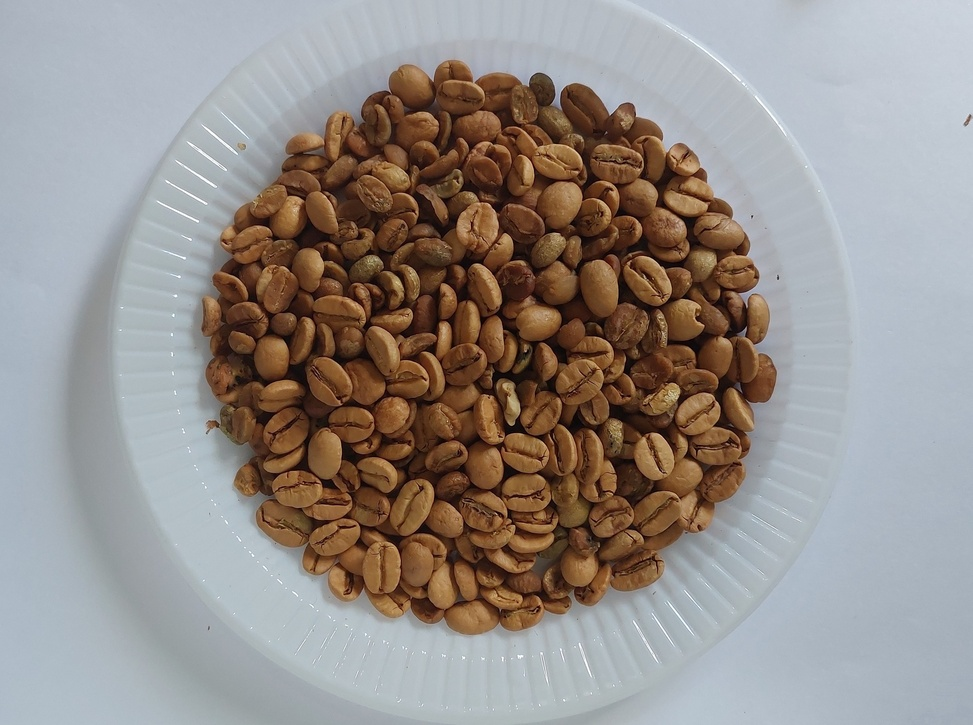
#> input picture Segmentações/cafe75.jpg, 973 x 725 px, shrunk from 2944 x 2194 before the run
$ jupyter execute --allow-errors 'Segmentações.ipynb'
#> lines starting #> are read from the running program, lines starting #| are printed output that depends on the picture; after the words box and inside, x2 and y2 are one past the last pixel; in counts of white or black regions, pixels touching at a corner belong together
Carregando imagem e transformando em cinza

[cell 1]
import cv2
import numpy as np
from PIL import Image

# Carregue a imagema partir do disco
img = cv2.imread("cafe75.jpg")
#> img is the input picture: shape (725, 973, 3); mean B, G, R 138.2, 142.3, 149.3
# Converte a imagem para tons de cinza
img_gray = cv2.cvtColor(img, cv2.COLOR_BGR2GRAY)

#imgdisplay = cv2.cvtColor(img, cv2.COLOR_BGR2RGB)
#display(Image.fromarray(imgdisplay))

LIMIARIZAÇÃO

[cell 2]
img_gray = cv2.cvtColor(img, cv2.COLOR_BGR2GRAY)
   # Aplique a limiarização com o limiar de 64
ret, img_threshold = cv2.threshold(img_gray, 130, 255, cv2.THRESH_BINARY)
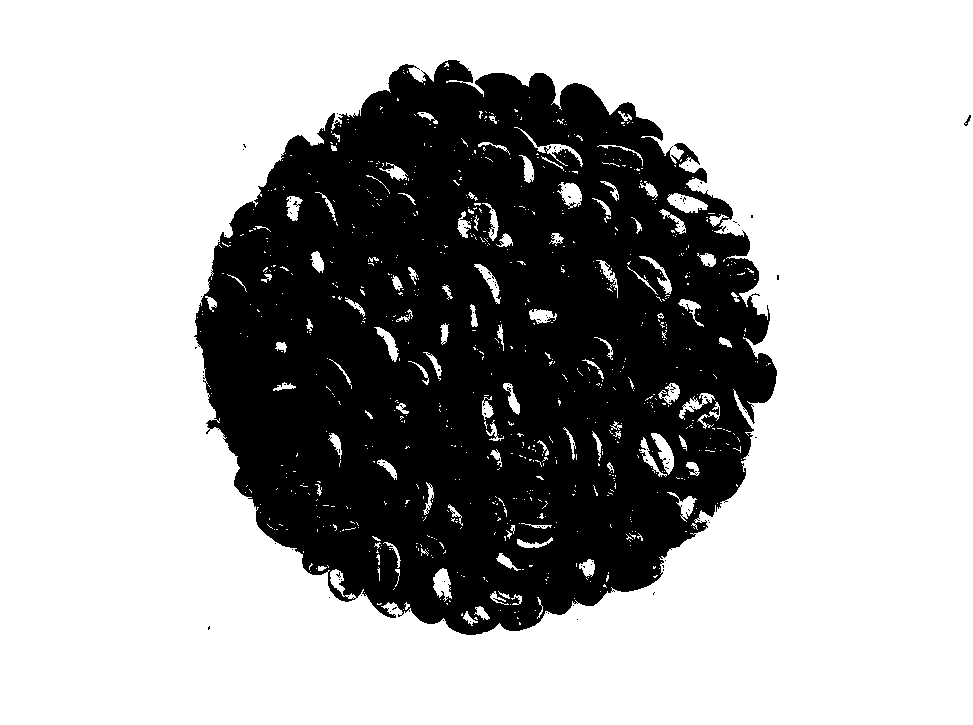
#> img_threshold: shape (725, 973); 67.3% white; 122 black regions (120 under 20 px), largest, box (x1, y1, x2, y2) and area: (194, 60, 777, 635) 230285, (964, 115, 971, 126) 29

    #Testes para tirar fundo da segmentação
inverted_mask = cv2.bitwise_not(img_threshold)

    #cv2.imshow("Result", inverted_mask)
    # Aplicar máscara invertida à imagem original
result = cv2.bitwise_and(img, img, mask=inverted_mask)

    #   Adicionar um quarto canal (canal alpha) à imagem resultante
result_with_alpha = cv2.cvtColor(result, cv2.COLOR_BGR2BGRA)

    # Definir a transparência para os pixels de fundo (onde a máscara binária é igual a 0)
result_with_alpha[:, :, 3] = inverted_mask

    # Salvar a imagem resultante com canal alpha em um arquivo PNG
cv2.imwrite('imagem_com_alphaaa.png', result_with_alpha)

    # Mostrar a imagem resultante com canal alpha
cv2.imshow('Result', result_with_alpha)
cv2.waitKey(0)
cv2.destroyAllWindows()

DETECÇÃO DE BORDAS

[cell 3]
# Converte a imagem para escala de cinza
gray = cv2.cvtColor(img, cv2.COLOR_BGR2GRAY)

# Aplique o algoritmo Canny para detectar bordas
edges = cv2.Canny(gray, 50, 150)
#> edges: shape (725, 973); 8.1% white in thin lines or dots, all inside (x1, y1, x2, y2) = (119, 22, 973, 711)

# Mostre a imagem original e a imagem com bordas detectadas
cv2.imshow("Bordas", edges)
cv2.imwrite("Bordas.jpg", edges)
cv2.waitKey(0)
cv2.destroyAllWindows()

MÉTODO PIRAMIDAL

[cell 4]
# Aplique a transformada piramidal
levels = 4
pyramids = [img_gray]
for i in range(levels):
    pyramids.append(cv2.pyrDown(pyramids[i]))
#> after the loop, pyramids = 5 items

# Aplique o algoritmo de segmentação desejado (por exemplo, o's binarization)
ret, thresh = cv2.threshold(pyramids[levels-1], 0, 255, cv2.THRESH_BINARY_INV+cv2.THRESH_OTSU)
#> thresh: shape (91, 122); 34.4% white; 1 white region, box (x1, y1, x2, y2) and area: (25, 8, 98, 79) 3818
#> ret = 127


# Expandir a segmentação para a imagem original
for i in range(levels-1, 0, -1):
    thresh = cv2.pyrUp(thresh)
    thresh = cv2.resize(thresh, (pyramids[i].shape[1], pyramids[i].shape[0]))
#> thresh: shape (363, 487)
    #thresh = cv2.bitwise_and(pyramids[i], thresh)

if thresh.shape != img.shape:
    thresh = cv2.resize(thresh, (img.shape[1], img.shape[0]))
#> thresh: shape (725, 973)

if img.dtype != thresh.dtype:
    img2 = cv2.convertTo(thresh, img.dtype)


thresh = cv2.bitwise_and(img, img, mask=thresh)
#> thresh: shape (725, 973, 3)

# Exibir a imagem segmentada
cv2.imwrite("Piramidal-25-l4.jpg", thresh)
cv2.imshow("Segmentacao", thresh)
cv2.waitKey(0)
#> Out = 27

SEGMENTAÇÃO NO ESPECTRO HSV

[cell 5]
# Converte a imagem para o espectro HSV
img_hsv = cv2.cvtColor(img, cv2.COLOR_BGR2HSV)
#> img_hsv: shape (725, 973, 3); mean H, S, V 71.4, 69.9, 159.8
# Defina os limites de tonalidade de cor (Hue) que deseja segmentar
lower = np.array([10, 30, 30])
upper = np.array([20, 255, 255])
# Crie uma máscara utilizando os limites de tonalidade de cor
mask = cv2.inRange(img_hsv, lower, upper)
#> mask: shape (725, 973); 27.4% white; 162 white regions (147 under 20 px), largest, box (x1, y1, x2, y2) and area: (199, 59, 777, 636) 190427, (467, 263, 503, 316) 1162, (723, 291, 743, 320) 276
# Aplique a máscara na imagem original
img_segmentada = cv2.bitwise_and(img, img, mask=mask)
# Exiba o resultado da segmentação
cv2.imshow("Segmentacao", img_segmentada)
cv2.imwrite("Método HSV graos75.png", img_segmentada)
cv2.waitKey(0)
#> Out = 27

[cell 6]
# Converte a imagem para o espectro HSV
img_hsv = cv2.cvtColor(img, cv2.COLOR_BGR2HSV)
# Defina os limites de tonalidade de cor (Hue) que deseja segmentar
lower = np.array([0, 0, 10])
upper = np.array([255, 255, 60])
# Crie uma máscara utilizando os limites de tonalidade de cor
mask = cv2.inRange(img_hsv, lower, upper)
#> mask: shape (725, 973); 6.2% white; 772 white regions (651 under 20 px), largest, box (x1, y1, x2, y2) and area: (216, 213, 440, 494) 8516, (401, 249, 606, 445) 4724, (556, 230, 749, 339) 2770
# Aplique a máscara na imagem original
img_segmentada = cv2.bitwise_and(img, img, mask=mask)
# Exiba o resultado da segmentação
cv2.imshow("Segmentacao", img_segmentada)
cv2.imwrite("Método HSV graos.png", img_segmentada)
cv2.waitKey(0)
#> Out = 27

HSV COM A COR DO FUNDO

[cell 7]
# Converte a imagem para o espectro HSV
img_hsv = cv2.cvtColor(img, cv2.COLOR_BGR2HSV)
# Defina os limites de tonalidade de cor (Hue) que deseja segmentar
lower = np.array([0, 0, 100])
upper = np.array([180, 80, 255])
# Crie uma máscara utilizando os limites de tonalidade de cor
mask = cv2.inRange(img_hsv, lower, upper)
#> mask: shape (725, 973); 65.5% white; 12 black regions (11 under 20 px), largest, box (x1, y1, x2, y2) and area: (202, 61, 776, 635) 243554
mask = cv2.bitwise_not(mask)
# Aplique a máscara na imagem original

img_segmentada = cv2.bitwise_and(img, img, mask=mask)
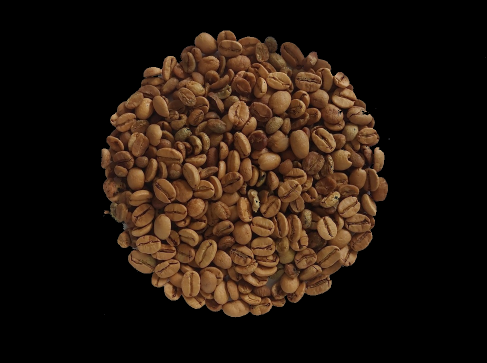
#> img_segmentada: shape (725, 973, 3) (shown at 1/2 size); mean B, G, R 14, 22.9, 35.4
# Exiba o resultado da segmentação
cv2.imshow("Segmentacao", img_segmentada)
cv2.imwrite("Método HSV 25.png", img_segmentada)
cv2.waitKey(0)
#> Out = 27

K-MEANS

[cell 8]
# A imagem é transformada em uma matriz unidimensional de dimensão 3, onde cada linha representa um pixel e cada coluna representa um canal de cor (vermelho, verde e azul).
Z = img.reshape((-1,3))
# converte para np.float32
Z = np.float32(Z)
# Defina as condições de parada do algoritmo K-Means
criteria = (cv2.TERM_CRITERIA_EPS + cv2.TERM_CRITERIA_MAX_ITER, 10, 1.0)
#> criteria = (3, 10, 1)
# Defina o número de grupos em que deseja dividir os pixels da imagem
K = 2
ret,label,center=cv2.kmeans(Z,K,None,criteria,10,cv2.KMEANS_PP_CENTERS)
#> ret = 1.06e+09; center = [[188.3, 181.8, 174.5], [38.37, 63.52, 99.17]]
# converte de volta para uint8
center = np.uint8(center)
#> center = [[188, 181, 174], [38, 63, 99]]
res = center[label.flatten()]
res2 = res.reshape((img.shape))

# Criar uma máscara com as áreas segmentadas em branco e o resto em preto
mask = np.zeros((img.shape[0]*img.shape[1],1), np.uint8)
majority_label = np.argmax(np.bincount(label.flatten()))
#> majority_label = 0
mask[label.flatten() == majority_label] = 255
mask = mask.reshape((img.shape[0],img.shape[1]))

# Aplicar a máscara na imagem original
inv_mask = cv2.bitwise_not(mask)
#> inv_mask: shape (725, 973); 33.4% white; 65 white regions (62 under 20 px), largest, box (x1, y1, x2, y2) and area: (199, 60, 777, 635) 235379, (680, 196, 687, 209) 41, (964, 115, 971, 126) 25
result = cv2.bitwise_and(img, img, mask=inv_mask)


    #   Adicionar um quarto canal (canal alpha) à imagem resultante
result_with_alpha = cv2.cvtColor(result, cv2.COLOR_BGR2BGRA)

    # Definir a transparência para os pixels de fundo (onde a máscara binária é igual a 0)
result_with_alpha[:, :, 3] = inv_mask


    # Salvar a imagem resultante com canal alpha em um arquivo PNG
cv2.imshow("Segmentacao", result_with_alpha)
cv2.imwrite('imagem_com_alphaaakmsssssssssssssssseans.png', result_with_alpha)

# Mostrar o resultado


cv2.waitKey(0)
cv2.destroyAllWindows()

DETECÇÃO DE BACIAS

[cell 9]
ret, thresh = cv2.threshold(img_gray,0,255,cv2.THRESH_BINARY_INV+cv2.THRESH_OTSU)
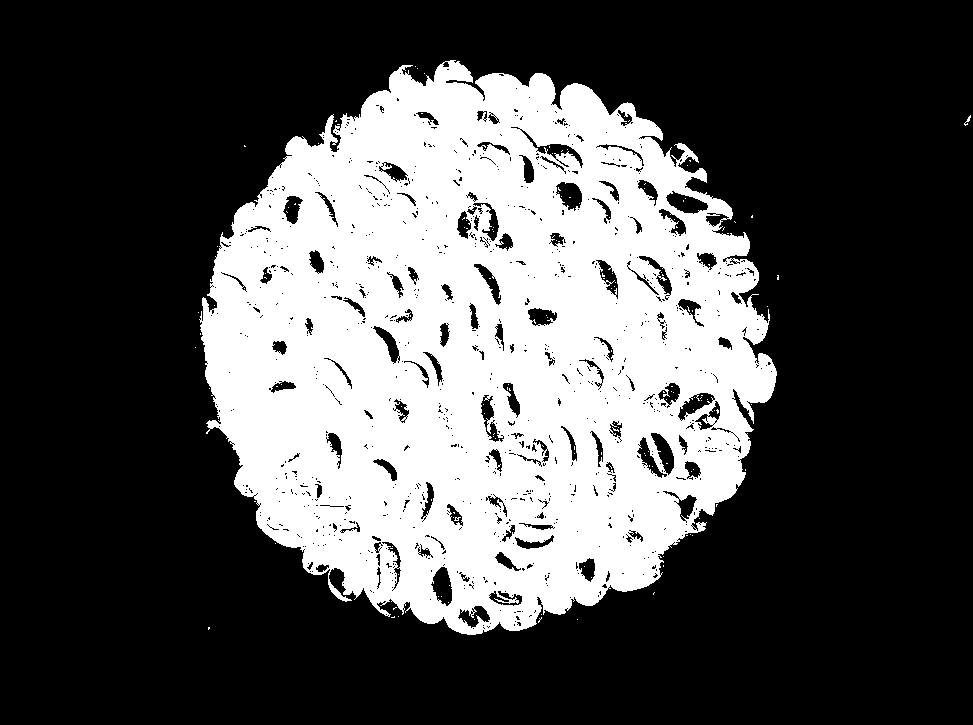
#> thresh: shape (725, 973); 31.5% white; 155 white regions (153 under 20 px), largest, box (x1, y1, x2, y2) and area: (199, 60, 777, 635) 222090, (964, 115, 971, 126) 25
#> ret = 123
# Remover os ruídos
kernel = np.ones((3,3),np.uint8)
opening = cv2.morphologyEx(thresh,cv2.MORPH_OPEN,kernel, iterations = 3)
#> opening: shape (725, 973); 29.7% white; 9 white regions, largest, box (x1, y1, x2, y2) and area: (201, 63, 776, 634) 208515, (702, 195, 732, 216) 370, (380, 549, 393, 564) 178
sure_bg = cv2.dilate(opening,kernel,iterations=15)
#> sure_bg: shape (725, 973); 39.4% white; 1 white region, box (x1, y1, x2, y2) and area: (186, 48, 791, 649) 277860
# Encontrar o marcador desconhecido e o marcador certo
dist_transform = cv2.distanceTransform(opening, cv2.DIST_C, 3)
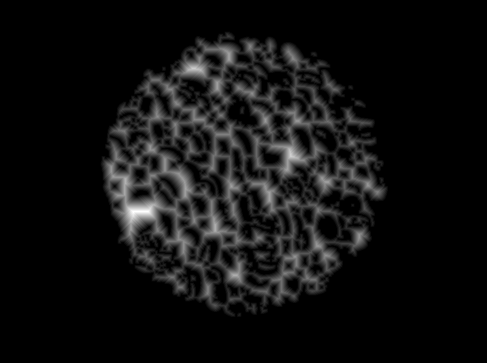
#> dist_transform: shape (725, 973) float32 (shown at 1/2 size); min 0, max 30, mean 1.9; drawn with min black and max white
ret, sure_fg = cv2.threshold(dist_transform,1*dist_transform.max(),255,0)
#> sure_fg: shape (725, 973) float32; every value is 0
#> ret = 30
# encontrar marcador desconhecido
sure_fg = np.uint8(sure_fg)
#> sure_fg: shape (725, 973); every value is 0
unknown = cv2.subtract(sure_bg,sure_fg)
# Encontrar marcadores
ret, markers = cv2.connectedComponents(sure_fg)
#> ret = 1
# Adicione 1 a todos os marcadores para que os marcadores desconhecidos sejam 1, 2, 3, ...
markers = markers+1
#> markers: shape (725, 973) int32; every value is 1
# Marque o marcador desconhecido com 0
markers[unknown == 255] = 0
markers = cv2.watershed(img,markers)
#> markers: shape (725, 973) int32; values -1 (black) and 1 (white), 99.5% white; black in thin lines or dots
img[markers == -1] = [255,0,0]
#> img: shape (725, 973, 3); 0.48% of pixels changed, all inside (x1, y1, x2, y2) = (0, 0, 973, 725)
#cv2.imshow("Segmentacao", unknown)
#cv2.imshow("Segmentacao", img)
cv2.waitKey(0)

#Testes para tirar fundo da segmentação
# Inverter máscara de segmentação
#inverted_mask = cv2.bitwise_not(segmentation_mask)

# Aplicar máscara invertida à imagem original
result = cv2.bitwise_and(img, img, mask=unknown)


# Mostrar imagem resultante
cv2.imshow("Result", result)
cv2.imwrite("Deteccao de Bacias.jpg", result)
cv2.waitKey(0)
cv2.destroyAllWindows()


# [8 lines of commented-out code are left out]

Detecção de Pontos
ALGORITMO HARRIS

[cell 10]
# Aplique o detector de canto de Harris
gray = np.float32(img_gray)
dst = cv2.cornerHarris(img_gray, 4, 5, 0.02)

# Normalize o resultado para torná-lo mais visível
dst = cv2.dilate(dst, None)
img[dst > 0.01*dst.max()] = [0, 0, 255]
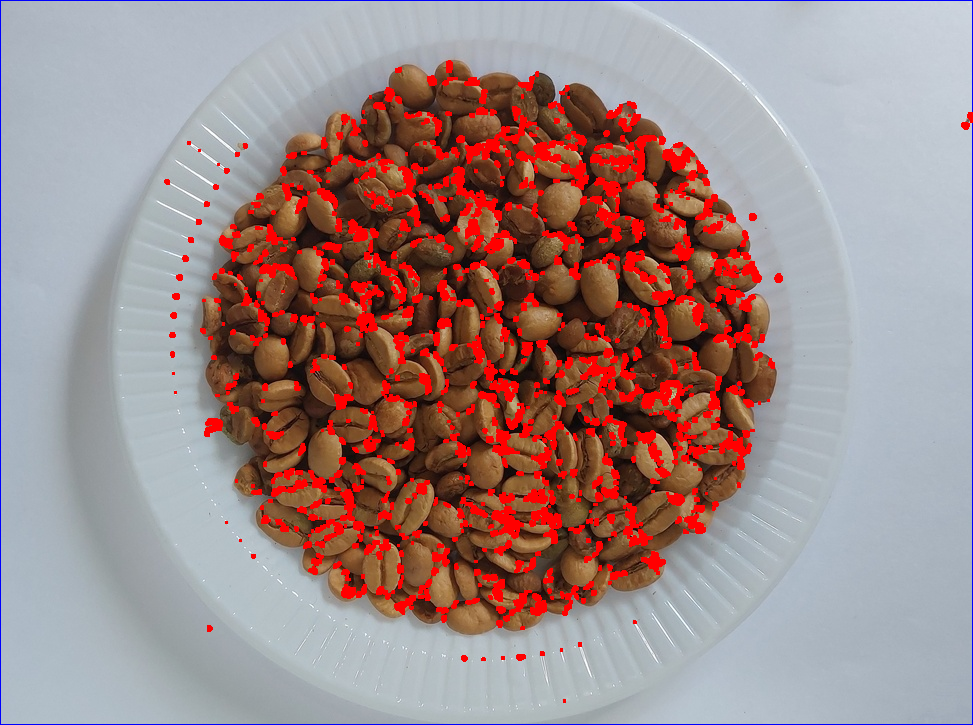
#> img: shape (725, 973, 3); mean B, G, R 134.7, 135.8, 159.5

# Mostre a imagem com os pontos de canto
cv2.imshow('image_with_points', img)
cv2.imwrite("Deteccao de pontos harris.jpg", img)
cv2.waitKey(0)
cv2.destroyAllWindows()

O algoritmo FAST

[cell 11]
# Crie um objeto FAST
fast = cv2.FastFeatureDetector_create()

# Detecte os pontos
points = fast.detect(img_gray, None)
#> points = 10187 keypoints; strongest (x, y, size): (752, 216, 7), (525, 351, 7), (778, 278, 7), (513, 424, 7)

# Desenhe os pontos na imagem
image_with_points = cv2.drawKeypoints(img, points, outImage=None)
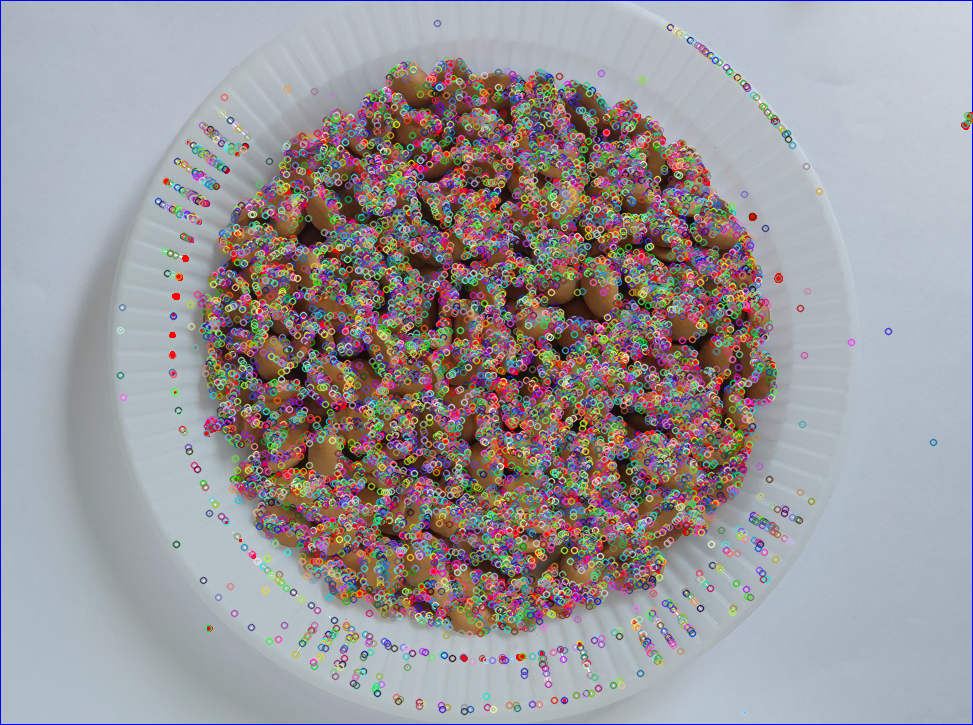
#> image_with_points: shape (725, 973, 3); mean B, G, R 153.2, 150.3, 154.8

# Mostre a imagem com os pontos
cv2.imshow('image_with_points', image_with_points)
cv2.imwrite("Deteccao de pontos fast.jpg" , image_with_points)
cv2.waitKey(0)
cv2.destroyAllWindows()

Algoritmo ORB (Oriented FAST and Rotated BRIEF)

[cell 12]
# Crie um objeto ORB
orb = cv2.ORB_create()

# Detecte os pontos
points = orb.detect(img_gray, None)
#> points = 500 keypoints; strongest (x, y, size): (696, 319, 31), (611, 189, 31), (610, 114, 31), (514, 526, 31)

# Calcule os descritores dos pontos
points, descriptors = orb.compute(img_gray, points)

# Desenhe os pontos na imagem
image_with_points = cv2.drawKeypoints(img, points, outImage=None)

# Mostre a imagem com os pontos
cv2.imshow('image_with_points', image_with_points)
cv2.imwrite("Deteccao de pontos orb.jpg" , image_with_points)
cv2.waitKey(0)
cv2.destroyAllWindows()

DETECÇÃO DE LINHAS

[cell 13]
# Aplicar filtro de ruído gaussiano para suavizar a imagem
gray_line = cv2.GaussianBlur(img_gray, (5, 5), 0)

# Detectar as bordas da imagem usando o Canny Edge Detector
edges = cv2.Canny(gray_line, 50, 150)

# Executar a transformada de Hough para detectar as linhas
lines = cv2.HoughLinesP(edges, 1, np.pi/180, 100, minLineLength=10, maxLineGap=50)
#> lines = 98 rows, first 6: [187, 236, 406, 455], [241, 143, 664, 566], [201, 149, 640, 588], [166, 180, 740, 485], [271, 183, 662, 574], [288, 547, 688, 147]

# Desenhar as linhas detectadas na imagem de saída
output_image = img.copy()
for line in lines:
    x1, y1, x2, y2 = line[0]
    cv2.line(output_image, (x1, y1), (x2, y2), (0, 0, 256), 2)
#> this loop made 98 passes

# Mostrar a imagem de saída
cv2.imshow('Linhas detectadas', output_image)
cv2.imwrite("Deteccao linhas.jpg" , output_image)
cv2.waitKey(0)
cv2.destroyAllWindows()

Crescimento de regioes

[cell 14]
imgcolorida = cv2.imread("cafe75.jpg")

def region_growing(img, seed):

    output = np.zeros_like(img)

    queue = []
    queue.append(seed)

    #define a tolerância de cor
    tolerance = 70

    # laço até que a fila esteja vazia
    while len(queue) > 0:

        pixel = queue.pop(0)

        # checar se o pixel está dentro da imagem
        if (pixel[0] >= 0 and pixel[0] < img.shape[0] and
            pixel[1] >= 0 and pixel[1] < img.shape[1]):

            # Checar se o pixel já foi processado
            if output[pixel[0], pixel[1]] == 0:
                # Check if the pixel is within the tolerance range of the seed pixel
                if abs(int(img[pixel[0], pixel[1]]) - int(img[seed[0], seed[1]])) < tolerance:
                    # Add the pixel to the region and mark it as processed
                    output[pixel[0], pixel[1]] = 255

                    # Add the neighboring pixels to the queue
                    queue.append([pixel[0] - 1, pixel[1]])
                    queue.append([pixel[0] + 1, pixel[1]])
                    queue.append([pixel[0], pixel[1] - 1])
                    queue.append([pixel[0], pixel[1] + 1])
#> after the loop, queue = []

    #inverter saida
    output = 255 - output

    return output


# definir a função de callback do mouse
# [4 lines left out: function mouse_callback, not called in this run]


img = cv2.imread('cafe75.jpg', 0)

# criar uma janela para exibir a imagem
cv2.namedWindow('Input')

params = {'seed': None}
cv2.setMouseCallback('Input', mouse_callback, params)


cv2.imshow('Input', img)
cv2.waitKey(0)

# pegar a semente atraves do mouse
seed = params['seed']

#chamar a função de segmentação
#> (the rest of this cell did not finish here and is left out)

[cell 15]
import cv2
import numpy as np

def region_growing(img):
    img_gray = cv2.cvtColor(img, cv2.COLOR_BGR2GRAY)
    output = np.zeros_like(img_gray)

    queue = []
    seed = (img_gray.shape[0] // 2, img_gray.shape[1] // 2)
    queue.append(seed)

    # define a tolerância de cor
    tolerance = 70

    # laço até que a fila esteja vazia
    while len(queue) > 0:
        pixel = queue.pop(0)

        # checar se o pixel está dentro da imagem
        if (pixel[0] >= 0 and pixel[0] < img_gray.shape[0] and
            pixel[1] >= 0 and pixel[1] < img_gray.shape[1]):
            # Checar se o pixel já foi processado
            if output[pixel[0], pixel[1]] == 0:
                # Check if the pixel is within the tolerance range of the seed pixel
                if abs(int(img_gray[pixel[0], pixel[1]]) - int(img_gray[seed[0], seed[1]])) < tolerance:
                    # Add the pixel to the region and mark it as processed
                    output[pixel[0], pixel[1]] = 255

                    # Add the neighboring pixels to the queue
                    queue.append([pixel[0] - 1, pixel[1]])
                    queue.append([pixel[0] + 1, pixel[1]])
                    queue.append([pixel[0], pixel[1] - 1])
                    queue.append([pixel[0], pixel[1] + 1])
#> after the loop, queue = []

    # inverter saida
    output = 255 - output

    inverted_mask = cv2.bitwise_not(output)
    result = cv2.bitwise_and(img, img, mask=inverted_mask)

    result_with_alpha = cv2.cvtColor(result, cv2.COLOR_BGR2BGRA)
    result_with_alpha[:, :, 3] = inverted_mask
    cv2.imwrite('imagem_com_alphaaa.png', result_with_alpha)

    cv2.imshow("Result", result)
    cv2.waitKey(0)
    cv2.destroyAllWindows()


img = cv2.imread("cafe75.jpg")
region_growing(img)
